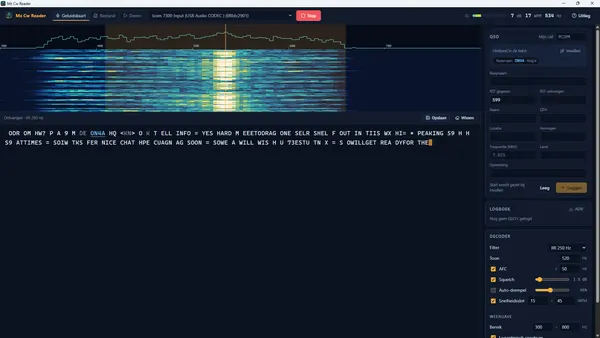
#> input picture img/software/cwreader/02-overzicht-thumb.webp, 600 x 338 px, given in place of hoofdfoto1.png, which was not available
$ python process_photos.py
#> lines starting #> are read from the running program, lines starting #| are printed output that depends on the picture
"""Bewerkt de foto's in img/ en schrijft webversies naar img/web/.

Gebruik:  python tools/process_photos.py
De originelen in img/ worden niet aangepast.
"""
from pathlib import Path

import numpy as np
from PIL import Image, ImageFilter, ImageOps

ROOT = Path(__file__).resolve().parent.parent
SRC = ROOT / "img"
OUT = SRC / "web"
OUT.mkdir(exist_ok=True)

TROPHIES = SRC / "IMG_20261119_114715.jpg"
WALL = SRC / "IMG_20261119_114743.jpg"


def load(path):
    return ImageOps.exif_transpose(Image.open(path)).convert("RGB")
#> returned value is the input picture: PIL image 600x338 RGB; mean R, G, B 26.2, 37, 51


def tone(img, warmth=1.0, highlights=0.0, shadows=0.0, contrast=0.0, saturation=1.0):
    """Eenvoudige 'Lightroom'-achtige correctie op float-niveau."""
    a = np.asarray(img).astype(np.float32) / 255.0

    # witbalans: iets warmer in de middentonen; wit en zwart blijven neutraal
    k = (warmth - 1.0) * 4
    a[..., 0] += k * a[..., 0] * (1 - a[..., 0])
    a[..., 2] -= k * a[..., 2] * (1 - a[..., 2])

    # hooglichten iets terug, schaduwen iets op – via een vloeiende curve
    # (werkt per kanaal gelijk, dus geen kleurbanden in uitgebrande vlakken)
    a = np.clip(a, 0, 1)
    a = a - highlights * (a ** 3) * (1 - a) * 2 + shadows * a * (1 - a) ** 3 * 2

    # zachte S-curve voor contrast (smoothstep-mix)
    if contrast:
        a = np.clip(a, 0, 1)
        a = a * (1 - contrast) + (a * a * (3 - 2 * a)) * contrast

    # verzadiging
    lum = 0.2126 * a[..., 0] + 0.7152 * a[..., 1] + 0.0722 * a[..., 2]
    a = lum[..., None] + (a - lum[..., None]) * saturation

    return Image.fromarray((np.clip(a, 0, 1) * 255 + 0.5).astype(np.uint8))


def radial_mask(size, center, radius, feather):
    """0 binnen de straal rond center, oplopend naar 1 daarbuiten."""
    w, h = size
    yy, xx = np.mgrid[0:h, 0:w].astype(np.float32)
    d = np.hypot((xx - center[0]) / radius[0], (yy - center[1]) / radius[1])
    return np.clip((d - 1.0) / feather, 0, 1)


def depth_and_vignette(img, center, radius, blur=10, darken=0.35, desat=0.35):
    """Achtergrond rustiger maken: lichte blur, minder kleur en donkerder naar de randen."""
    m = radial_mask(img.size, center, radius, feather=1.2)
    m3 = m[..., None]

    sharp = np.asarray(img).astype(np.float32)
    soft = np.asarray(img.filter(ImageFilter.GaussianBlur(blur))).astype(np.float32)
    a = sharp * (1 - m3) + soft * m3

    lum = (0.2126 * a[..., 0] + 0.7152 * a[..., 1] + 0.0722 * a[..., 2])[..., None]
    a = a + (lum - a) * (desat * m3)
    a *= 1 - darken * (m3 ** 1.3)

    return Image.fromarray(np.clip(a, 0, 255).astype(np.uint8))


def save(img, name, width, quality=84, sharpen=True):
    if img.width > width:
        img = img.resize((width, round(img.height * width / img.width)), Image.LANCZOS)
    if sharpen:
        img = img.filter(ImageFilter.UnsharpMask(radius=1.2, percent=60, threshold=2))
    img.save(OUT / name, "JPEG", quality=quality, optimize=True, progressive=True)
    print(f"{name}: {img.width}x{img.height}")


# ---------- hoofdfoto: Peter in de shack ----------
# Sinds 19-11-2026 is img/hoofdfoto1.png de hoofdfoto (al bewerkt aangeleverd, 1448 x 1086).
# Alleen bijsnijden, niet opnieuw kleur-corrigeren of verscherpen.
MAIN = SRC / "hoofdfoto1.png"
shack = load(MAIN)

# Hero 16:9 – volledige breedte
hero = shack.crop((0, 130, 1448, 130 + 815))
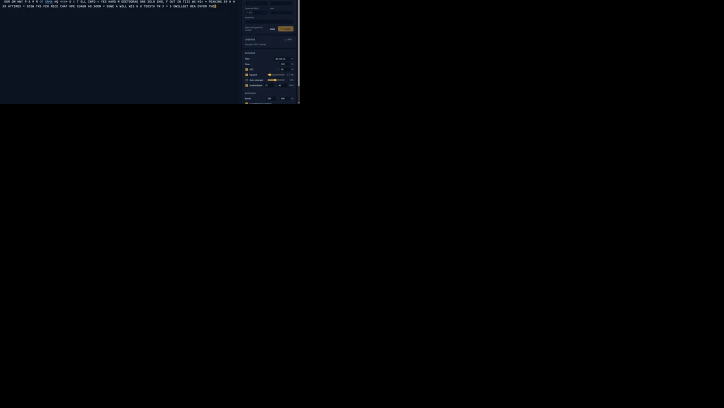
#> hero: PIL image 1448x815 RGB (shown at 1/2 size); mean R, G, B 1.7, 2.4, 3.9
save(hero, "peter-shack-hero.jpg", 2400, quality=88, sharpen=False)
#| peter-shack-hero.jpg: 1448x815

# Portret 4:5 – Peter met een stukje station
portrait = shack.crop((600, 70, 600 + 808, 70 + 1010))
#> portrait: PIL image 808x1010 RGB; every value is 0
save(portrait, "peter-portret.jpg", 1000, quality=88, sharpen=False)
#| peter-portret.jpg: 808x1010

# Social/OG-beeld 1200x630
og = shack.crop((0, 160, 1448, 160 + 760))
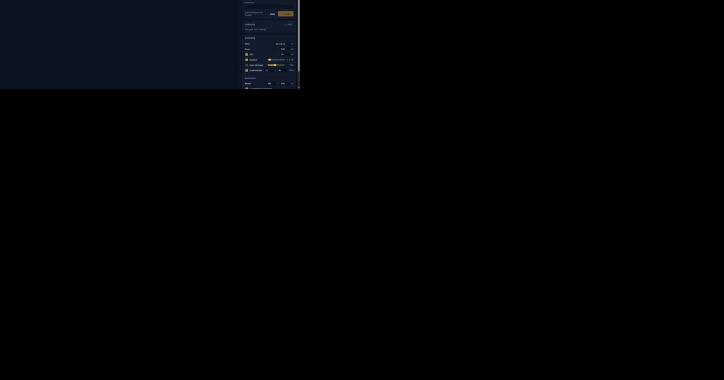
#> og: PIL image 1448x760 RGB (shown at 1/2 size); mean R, G, B 1.4, 2, 3.4
save(og, "og-pc1pm.jpg", 1200, quality=86, sharpen=False)
#| og-pc1pm.jpg: 1200x630

# ---------- bekers (90° draaien zodat ze rechtop staan) ----------
tro = load(TROPHIES).rotate(90, expand=True)
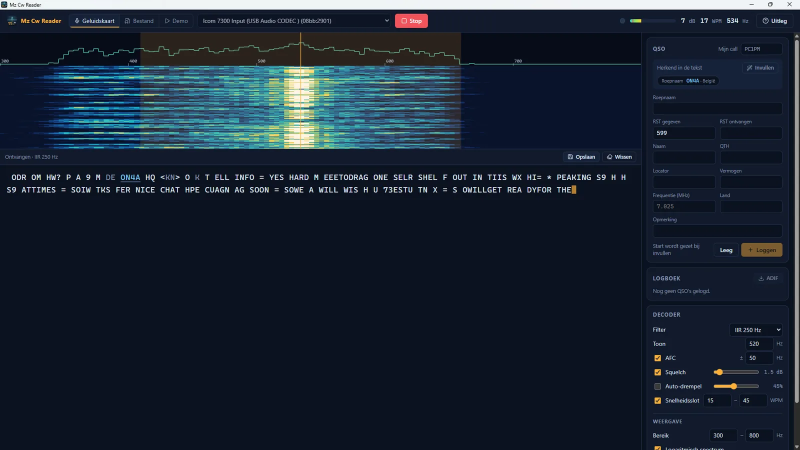
#> input picture img/software/cwreader/02-overzicht.webp, 1600 x 900 px, given in place of IMG_20261119_114715.jpg, which was not available (shown at 1/2 size)
#> in load, returned value is the input picture: PIL image 1600x900 RGB; mean R, G, B 26.2, 37, 51.1
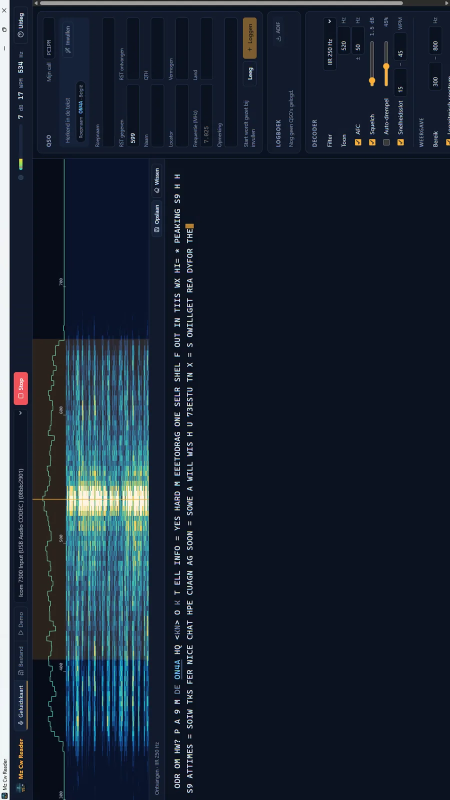
#> tro: PIL image 900x1600 RGB (shown at 1/2 size); mean R, G, B 26.2, 37, 51.1
tro = tone(tro, warmth=1.0, highlights=0.15, shadows=0.1, contrast=0.10, saturation=1.05)
#> in tone, `lum = 0.2126 * a[..., 0] + 0.7152 * a[..., 1] + 0.0722 * a[..., 2]`:
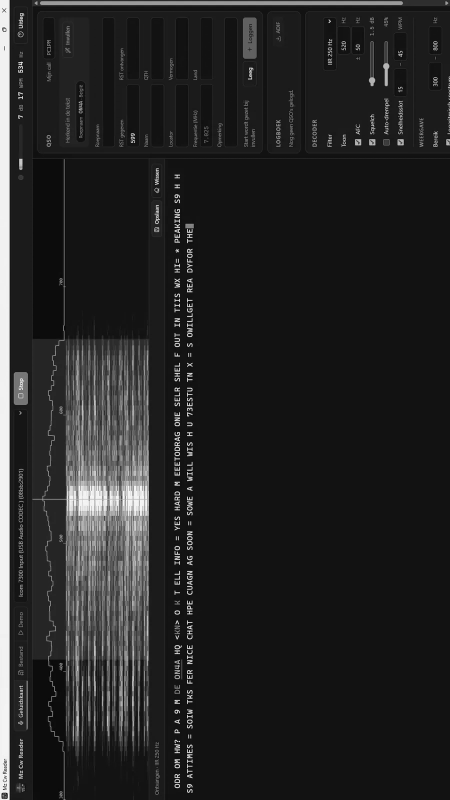
#> lum: shape (1600, 900) float32 (shown at 1/2 size); min 0, max 1, mean 0.144
save(tro, "pacc-bekers.jpg", 1600)
#| pacc-bekers.jpg: 900x1600

# ---------- wimpels + QSL-kaarten ----------
wall = load(WALL)
wall = tone(wall, warmth=1.02, highlights=0.10, shadows=0.12, contrast=0.08, saturation=1.05)
#> call 2 of tone, with warmth = 1.02, highlights = 0.1, shadows = 0.12, contrast = 0.08, saturation = 1.05
#> in tone (call 2), `lum = 0.2126 * a[..., 0] + 0.7152 * a[..., 1] + 0.0722 * a[..., 2]`:
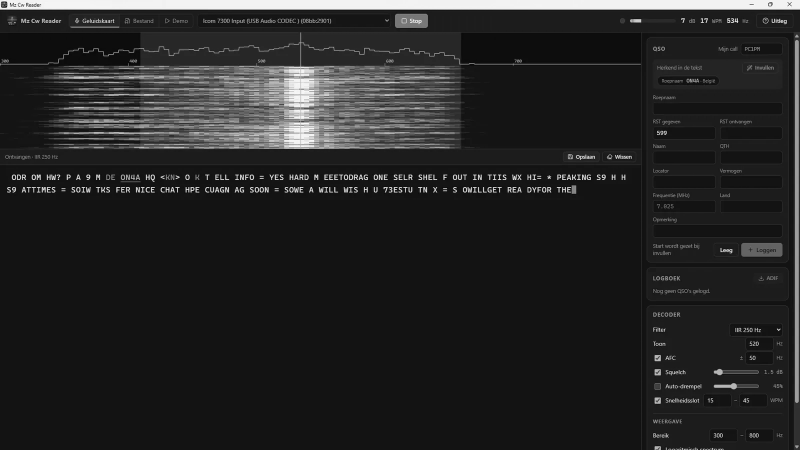
#> lum: shape (900, 1600) float32 (shown at 1/2 size); min 0, max 1, mean 0.149
save(wall, "qsl-wand.jpg", 1200)
#| qsl-wand.jpg: 1200x675
save(wall.crop((0, 0, wall.width, int(wall.height * 0.31))), "pacc-wimpels.jpg", 1600)
#> in save (call 6), `img = img.filter(ImageFilter.UnsharpMask(radius=1.2, percent=60, thres..`:
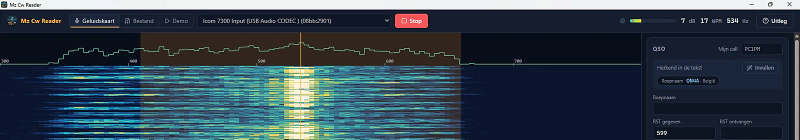
#> img: PIL image 1600x279 RGB (shown at 1/2 size); mean R, G, B 50.7, 66.7, 78.3
#| pacc-wimpels.jpg: 1600x279

# ---------- cartoon-header voor de QRZ-bio (img/cartoon_header_pc1pm.png, door Peter aangeleverd) ----------
#> (the run stopped early here; a loop or call above may not have finished)
